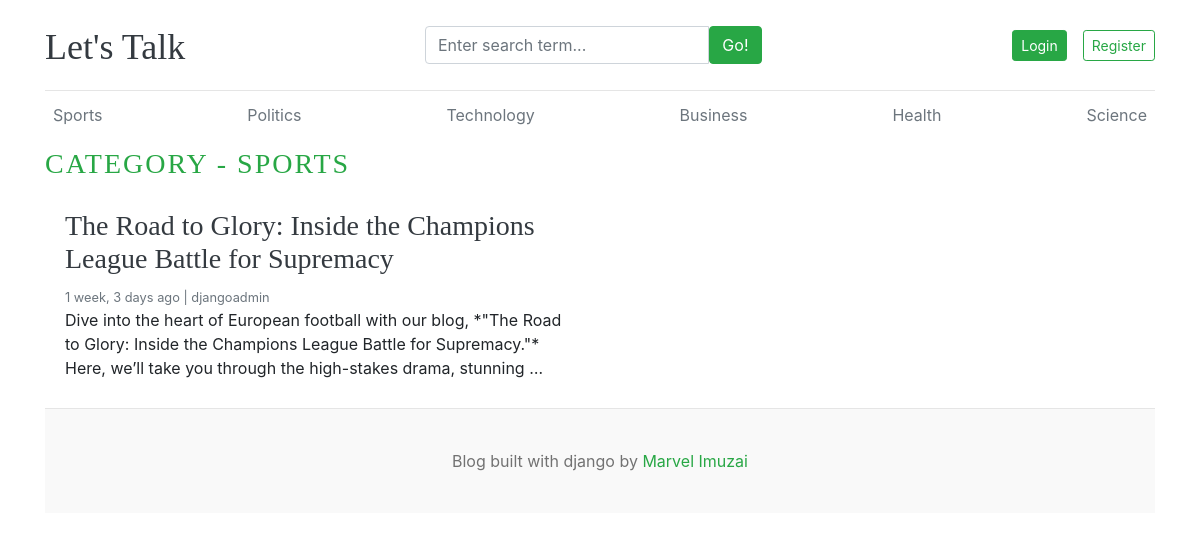
Page /category/1 on the committed database.
### blogs/models.py (models this page shows, shortened)
class Category(models.Model):
    category_name = models.CharField(max_length=50, unique=True)
    created_at = models.DateTimeField(auto_now_add=True)
    updated_at = models.DateTimeField(auto_now=True)
    class Meta:
        verbose_name_plural = 'categories'
    def __str__(self) -> str:
        return self.category_name

class Blog(models.Model):
    title = models.CharField(max_length=100)
    slug = models.SlugField(max_length=150, unique=True, blank=True)
    category = models.ForeignKey(Category, on_delete=models.CASCADE)
    author = models.ForeignKey(User, on_delete=models.CASCADE)
    feature_image = models.ImageField(upload_to="uploads/%Y/%m/%d")
    short_description = models.TextField(max_length=500)
    blog_body = models.TextField(max_length=2000)
    status = models.CharField(max_length=20, choices=STATUS_CHOICES, default="Draft")
    is_featured = models.BooleanField(default=False)
    created_at = models.DateTimeField(auto_now_add=True)
    updated_at = models.DateTimeField(auto_now=True)

### blogs/views.py (the view)
# urls.py: path("<int:category_id>", views.posts_by_category, name="posts_by_category")
def posts_by_category(request, category_id):
    posts = Blog.objects.filter(status="Published", category=category_id)
    category = get_object_or_404(Category, pk=category_id)
    context = {
        "posts" : posts,
        "category" : category
    }
    return render(request, "posts_by_category.html", context)

### blogs/context_processors.py (called while the page is built)
def get_categories(request):
    categories = Category.objects.all()
    return dict(categories=categories)

def get_social_links(request):
    social_links = SocialLink.objects.all()
    return dict(social_links=social_links)

### templates/posts_by_category.html
{% extends "base.html" %}
{% block content %}
  <h3 class="text-uppercase text-success" style="letter-spacing: 2px;">Category - {{category}}</h3>
  <div class="row mb-2">
    {% if posts %}
    {% for post in posts %}
    <div class="col-md-6">
      <div class="card border-0" >
        <div class="card-body">
          <h3><a href="{% url "blogs" post.slug %}" class="text-dark">{{post.title}}</a></h3>
          <small class="mb-1 text-muted">{{post.created_at | timesince}} ago | {{post.author}}</small>
          <p class="card-text">{{post.short_description | truncatewords:30}}</p>
        </div>
      </div>
    </div>
    {% endfor %}
    {% else %}
    <p>No post found</p>
    {% endif %}
  </div>
{% endblock %}

### templates/base.html (shortened to what this page needs)
{% load static %}
<!DOCTYPE html>
<html lang="en">
<head>
    <link href="https://getbootstrap.com/docs/4.0/dist/css/bootstrap.min.css" rel="stylesheet">
    <link href="{% static "css/blog.css" %}" rel="stylesheet">
    <link rel="stylesheet" href="https://cdnjs.cloudflare.com/ajax/libs/font-awesome/4.7.0/css/font-awesome.min.css">
</head>
<body>
    <div class="container">
        <header class="blog-header py-3">
            <div class="row flex-nowrap justify-content-between align-items-center">
                <div class="col-4 pt-1">
                    <a class="blog-header-logo text-dark" href="/">Let's Talk</a>
                </div>
                <div class="col-4">
                    <form action="{% url "search" %}" method="GET">
                        <div class="input-group">
                            <input class="form-control " type="text" name="keyword" value="{{keyword}}" placeholder="Enter search term..." aria-label="Enter search term..." aria-describedby="button-search" />
                            <button type="submit" class="btn btn-success" id="button-search" type="button">Go!</button>
                        </div>
                    </form>
                </div>
                <div class="col-4 d-flex justify-content-end align-items-center">
                    {% if not user.is_authenticated %}
                        <a class="btn btn-sm btn-success" href="{% url "login" %}">Login</a>
                        <a class="btn btn-sm btn-outline-success" href="{% url "register" %}">Register</a>
                    {% else %}
                        {% if user.is_staff or user.is_superuser %}
                            <span><a href="{% url "dashboard" %}" class="text-success">Dashboard</a></span>
                            &emsp;
                        {% endif %}
                        <span><a href="{% url "logout" %}" class="text-success">Logout</a></span>
                    {% endif %}
                </div>
            </div>
        </header>
        <div class="nav-scroller py-1 mb-2">
            <nav class="nav d-flex justify-content-between">
                {% for cat in categories %}
                    <a class="p-2 text-muted" href="{% url "posts_by_category" cat.id %}">{{cat.category_name}}</a>
                {% endfor %}
            </nav>
        </div>
        {% block content %}
        {% endblock %}
        <footer class="blog-footer">
            <p> Blog built with django by <a href="#" class="text-success">Marvel Imuzai</a></p>
        </footer>
    </div>
</body>
</html>

### blog_main/static/css/blog.css (style rules this page uses)
.blog-header { border-bottom: 1px solid #e5e5e5; }
.blog-header-logo { font-family: "Playfair Display", Georgia, "Times New Roman", serif; font-size: 2.25rem; }
h1, h2, h3, h4, h5, h6 { font-family: "Playfair Display", Georgia, "Times New Roman", serif; }
.blog-footer { padding: 2.5rem 0; color: #727272; text-align: center; background-color: #f9f9f9; border-top: .05rem solid #e5e5e5; }
.blog-footer p:last-child { margin-bottom: 0; }

### rows in the picture
Category: category_name "Sports", category_name "SPORTS"
Category: category_name "Politics"
Category: category_name "Technology"
Category: category_name "Business"
Category: category_name "Health"
Category: category_name "Science"
Blog: title "The Road to Glory: Inside the Champions League Battle for Supremacy", created_at "1 week, 3 days", author "djangoadmin", short_description "Dive into the heart of European football with our blog, *\"The Road to Glory: Inside the Champions League Battle for Supremacy.\"* Here, we’ll take you through the high-stakes drama, stunning …"
